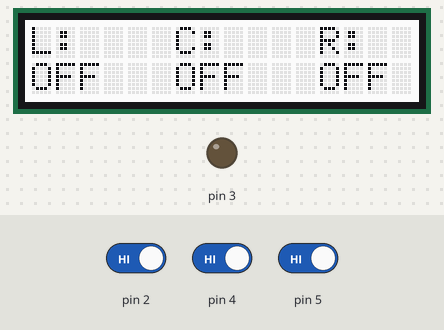
The sketch below on a simulated Arduino Uno, built with avr-gcc and run on an emulated ATmega328P. On the bench: 16×2 character LCD, output pins drawn as LEDs (lit = HIGH). The inputs (shaded band) are chosen by the test bench; at power-on: pin 2 HIGH, pin 4 HIGH, pin 5 HIGH.

Above: at 2.2 s.
2.3 s: pin 2 driven LOW
At 3.2 s:
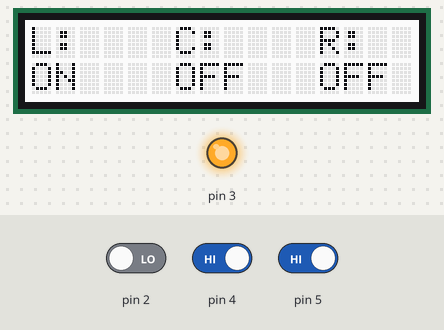
3.8 s: pin 4 driven LOW
At 5.0 s:
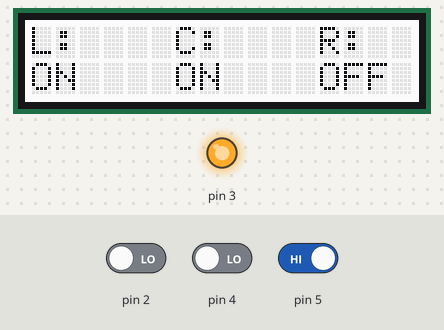
5.3 s: pin 5 driven LOW
At 5.9 s:
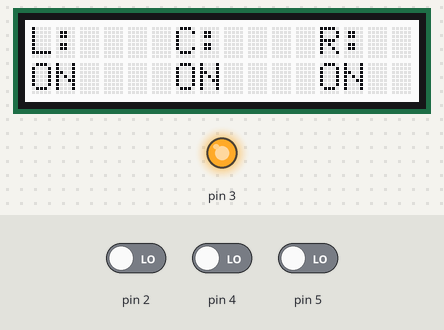
6.9 s: pin 2 driven HIGH
At 7.9 s:
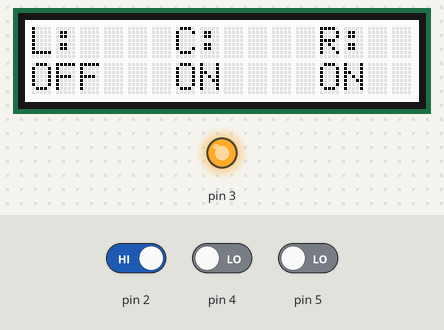
8.4 s: pin 4 driven HIGH
At 9.7 s:
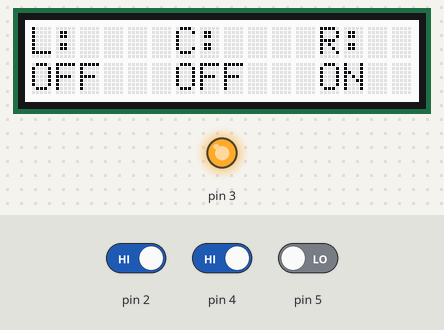
10.0 s: pin 2 driven LOW
At 10.6 s:
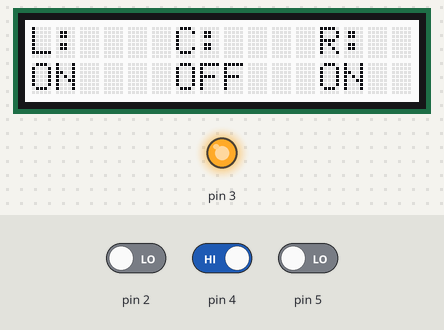
Timing chart, 0 to 12.6 s (numbered marks = the images above; inputs shaded):
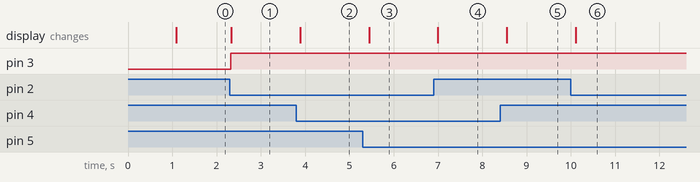

Measured:
- after the input at 2.3 s, pin 3: LOW → HIGH at once; the display: changes at once (image 1)
- after the input at 3.8 s, the display: changes after 0.09 s (image 2)
- after the input at 5.3 s, the display: changes after 0.14 s (image 3)
- after the input at 6.9 s, the display: changes after 0.10 s (image 4)
- after the input at 8.4 s, the display: changes after 0.15 s (image 5)
- after the input at 10.0 s, the display: changes after 0.11 s (image 6)

The sketch:

Lab5.2.ino
```cpp
#include "DFRobot_RGBLCD1602.h"

const int colorR = 255;
const int colorG = 255;
const int colorB = 255;

DFRobot_RGBLCD1602 lcd(/*lcdCols*/16,/*lcdRows*/2);  //16 characters and 2 lines of show

void setup() {
 Serial.begin(9600);
 pinMode(2, INPUT);
 pinMode(3, OUTPUT);
 pinMode(4, INPUT);
 pinMode(5, INPUT);

 lcd.init();

 lcd.setRGB(colorR, colorG, colorB);

  // Print a message to the LCD.
  lcd.print("L:    C:    R:   ");

    delay(1000);
}

void loop() {
  int detectpin1 = digitalRead(2);
  int detectpin2 = digitalRead(4);
  int detectpin3 = digitalRead(5);
  if(detectpin1 == LOW || detectpin2 == LOW || detectpin3 == LOW){
   digitalWrite(3, HIGH);

  }else{
   digitalWrite(3, LOW);
  }

  if(detectpin1 == LOW){
    lcd.setCursor(0,1);
    lcd.print("ON ");
  }else{
    lcd.setCursor(0,1);
    lcd.print("OFF");
  }

  if(detectpin2 == LOW){
    lcd.setCursor(6,1);
    lcd.print("ON ");
  }else{
    lcd.setCursor(6,1);
    lcd.print("OFF");
  }

  if(detectpin3 == LOW){
    lcd.setCursor(12,1);
    lcd.print("ON ");
  }else{
    lcd.setCursor(12,1);
    lcd.print("OFF");
  }

  delay(300);
}
```
